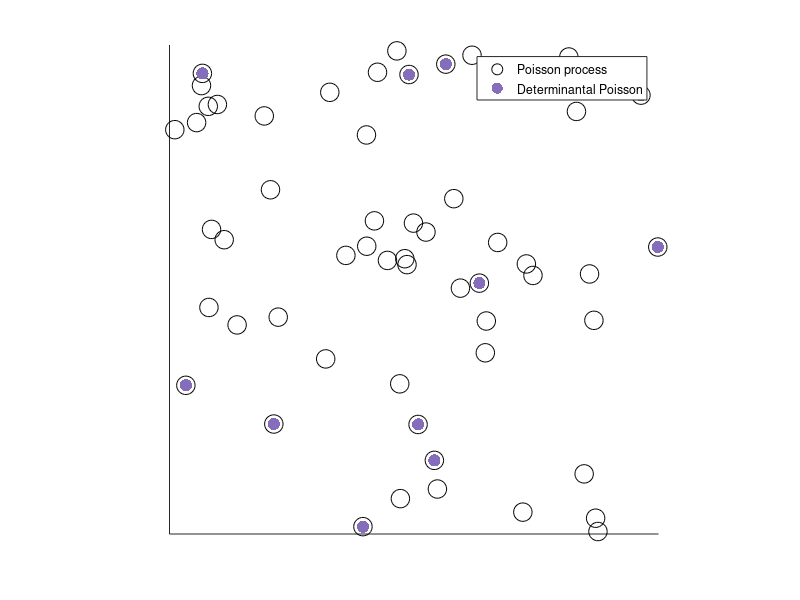

Recreate this plot in MATLAB.
% Randomly simulates a determinantally-thinned Poisson point process. 
%
% A determinantally-thinned Poisson point process is essentially a discrete
% determinantal point process whose underlying state space is a single 
% realization of a Poisson
% point process defined on some bounded continuous space. 
%
% For more details, see the paper by Blaszczyszyn and Keeler[1].
%
% Author: H.P. Keeler, Inria/ENS, Paris, and University of Melbourne,
% Melbourne, 2018.
%
% References:
% [1] Blaszczyszyn and Keeler, Determinantal thinning of point processes
% with network learning applications, 2018.

close all;
clearvars; clc;

%%%START -- Parameters -- %%%START
%Poisson point process parameters
lambda=50; %intensity (ie mean density) of the Poisson process

%choose kernel
choiceKernel=2; %1 for Gaussian (ie squared exponetial );2 for Cauchy
sigma=1;% parameter for Gaussian and Cauchy kernel
alpha=1;% parameter for Cauchy kernel

%Simulation window parameters
xMin=0;xMax=1;yMin=0;yMax=1;
xDelta=xMax-xMin;yDelta=yMax-yMin; %rectangle dimensions
areaTotal=xDelta*yDelta; %area of rectangle
%%%END -- Parameters -- %%%END

%%% START -- Simulate a Poisson point process on a rectangle %%%START
%Simulate Poisson point process
numbPoints=poissrnd(areaTotal*lambda);%Poisson number of points
xx=xDelta*(rand(numbPoints,1))+xMin;%x coordinates of Poisson points
yy=xDelta*(rand(numbPoints,1))+yMin;%y coordinates of Poisson points
%%% END -- Simulate a Poisson point process on a rectangle --END %%%

%%% START -- CREATE L matrix -- START %%%
%all squared distances of x/y difference pairs
xxDiff=bsxfun(@minus,xx,xx'); yyDiff=bsxfun(@minus,yy,yy');
rrDiffSquared=(xxDiff.^2+yyDiff.^2);
if choiceKernel==1
    %%Gaussian/squared exponential kernel
    L=lambda*exp(-(rrDiffSquared)/sigma^2);
elseif choiceKernel==2    
    %%Cauchy kernel
    L=lambda./(1+rrDiffSquared/sigma^2).^(alpha+1/2);
else
    error('choiceKernel has to be equal to 1 or 2.');
end
%%% END-- CREATE L matrix -- %%% END

%START - Sampling/simulating DPP - START
%Retrieve eigenvalues and eigenvectors
[eigenVectorsL,eigenValuesL]=eig(L); %eigen decomposition
eigenVectorsK = (eigenVectorsL);
eigenValuesL=abs(diag(eigenValuesL)); %eigenvalues of L
eigenValuesK = eigenValuesL./(1+eigenValuesL); %eigenvalues of K

%Bernoulli trials (ie coin flips) to determine number of points
indexEigen = find(rand(length(eigenValuesK),1) <= eigenValuesK);

%number of points in the DPP realization
numbPointsDPP=length(indexEigen);
%retrieve eigenvectors corresponding to successful Bernoulli trials
spaceV = eigenVectorsK(:,indexEigen);

indexDPP = zeros(numbPointsDPP,1); %index for final DPP configuration
for ii=numbPointsDPP:-1:1
    %Compute probabilities for each point i
    Prob_i=sum(spaceV.^2,2); %sum across rows
    Prob_i=Prob_i/sum(Prob_i); %normalize
    
    %Choose a point (from 1 to sizeL) using (prob mass function) Prob_i
    indexDPP(ii)=find(rand(1)<=cumsum(Prob_i),1);
    
    %Choose a vector to remove
    jj=find(spaceV(indexDPP(ii),:),1);
    columnVj=spaceV(:,jj); %j-th column of V
    spaceV=spaceV(:,[1:jj-1 jj+1:end]);
    
    %Update matrix V by removing Vj component from the space
    spaceV=spaceV-columnVj.*spaceV(indexDPP(ii),:)/columnVj(indexDPP(ii));
    
    %Orthonormalize using Householder method
    [spaceV,~]=qr(spaceV,0);
end
indexDPP=sort(indexDPP); %sort index in ascending order
%END - Sampling/simulating DPP - END

%%% START -- Plotting -- START %%%
figure;hold on;
markerSizeNumb=80; %marker size of markers colors
vectorColor=rand(1,3).^(1); %random vector for colors of 
plot(xx,yy,'ko','MarkerSize',markerSizeNumb/6);%Poisson points
plot(xx(indexDPP),yy(indexDPP),'.','MarkerSize',markerSizeNumb/3,'color',vectorColor);
grid;
axis square;set(gca,'YTick',[]); set(gca,'XTick',[]);
legend('Poisson process', 'Determinantal Poisson');
%%% END -- Plotting -- END %%%
